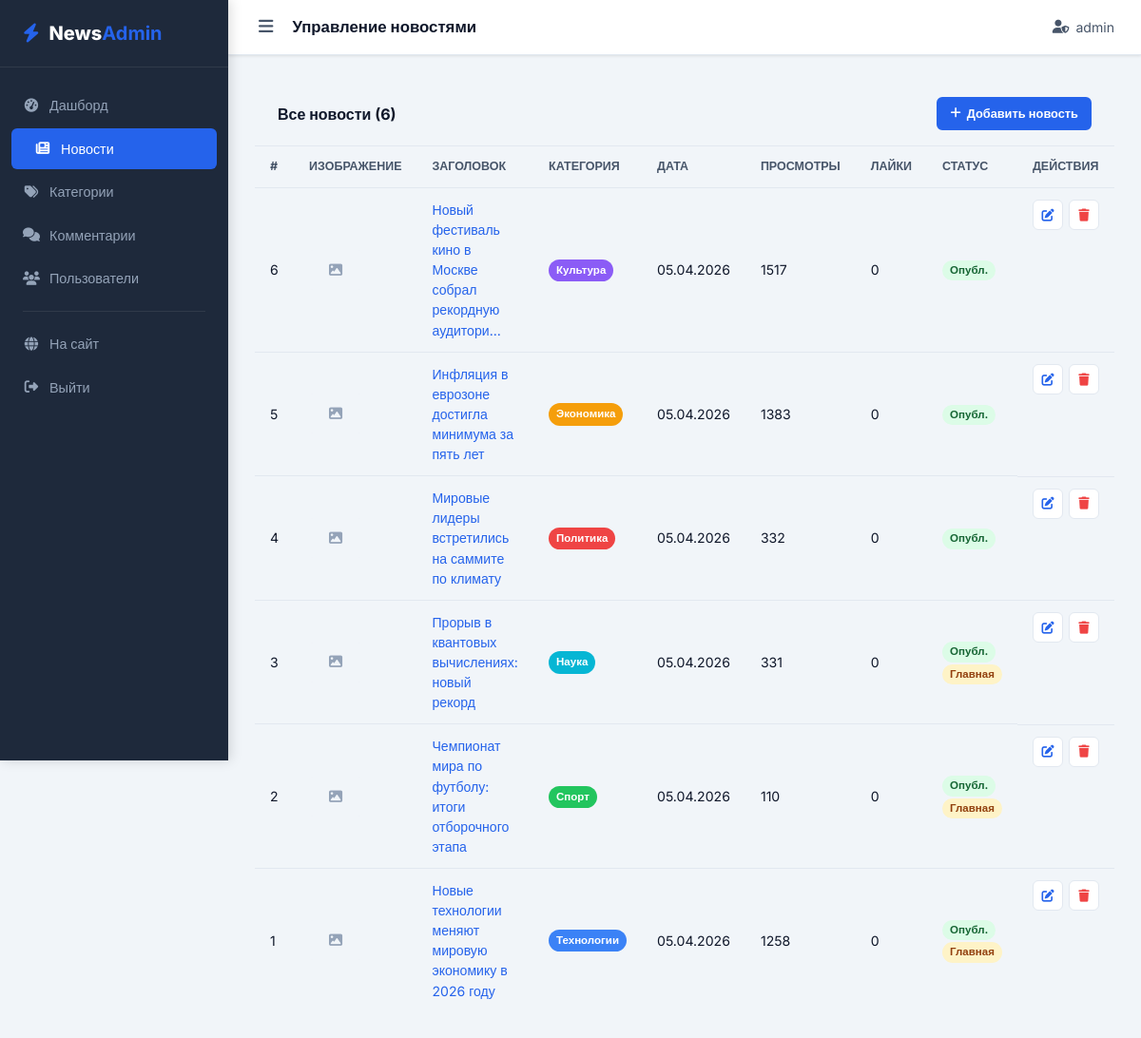
The page /admin/news (signed in) on the database its author committed.
### app/models/__init__.py (models this page shows, shortened)
class User(UserMixin, db.Model):
    __tablename__ = 'users'
    id = db.Column(db.Integer, primary_key=True)
    username = db.Column(db.String(64), unique=True, nullable=False)
    email = db.Column(db.String(120), unique=True, nullable=False)
    password_hash = db.Column(db.String(256), nullable=False)
    role = db.Column(db.String(20), default='user')  # Роль пользователя: 'admin' или 'user'
    avatar = db.Column(db.String(256), default='default_avatar.png')
    created_at = db.Column(db.DateTime, default=datetime.utcnow)
    is_active = db.Column(db.Boolean, default=True)
    comments = db.relationship('Comment', backref='author', lazy='dynamic', cascade='all, delete-orphan')
    likes = db.relationship('Like', backref='user', lazy='dynamic', cascade='all, delete-orphan')
    @property
    def is_admin(self):
        return self.role == 'admin'

class News(db.Model):
    __tablename__ = 'news'
    id = db.Column(db.Integer, primary_key=True)
    title = db.Column(db.String(256), nullable=False)
    slug = db.Column(db.String(256), unique=True, nullable=False)
    content = db.Column(db.Text, nullable=False)
    summary = db.Column(db.String(512))
    image = db.Column(db.String(256))
    category_id = db.Column(db.Integer, db.ForeignKey('categories.id'), nullable=False)
    author_id = db.Column(db.Integer, db.ForeignKey('users.id'), nullable=False)
    published_at = db.Column(db.DateTime, default=datetime.utcnow)
    is_published = db.Column(db.Boolean, default=True)
    is_featured = db.Column(db.Boolean, default=False)
    views_count = db.Column(db.Integer, default=0)
    author = db.relationship('User', backref='news_posts')
    comments = db.relationship('Comment', backref='news', lazy='dynamic', cascade='all, delete-orphan')
    likes = db.relationship('Like', backref='news', lazy='dynamic', cascade='all, delete-orphan')
    @property
    def likes_count(self):
        return self.likes.count()

class Category(db.Model):
    __tablename__ = 'categories'
    id = db.Column(db.Integer, primary_key=True)
    name = db.Column(db.String(64), unique=True, nullable=False)
    slug = db.Column(db.String(64), unique=True, nullable=False)
    color = db.Column(db.String(20), default='#3b82f6')
    icon = db.Column(db.String(64), default='fas fa-tag')
    news = db.relationship('News', backref='category', lazy='dynamic')

### app/views/admin_panel.py (the view)
@admin_bp.route('/news')
@login_required
@admin_required
def news_list():
    page = request.args.get('page', 1, type=int)
    news = News.query.order_by(News.published_at.desc()).paginate(page=page, per_page=20)
    return render_template('admin/news_list.html', news=news)

### app/models/__init__.py (called while the page is built)
@login_manager.user_loader
def load_user(user_id):
    return User.query.get(int(user_id))

### app/views/admin_panel.py (called while the page is built)
def admin_required(f):
    @wraps(f)
    def decorated(*args, **kwargs):
        if not current_user.is_authenticated or not current_user.is_admin:
            flash('Доступ запрещён.', 'danger')
            return redirect(url_for('main.index'))
        return f(*args, **kwargs)
    return decorated

### app/templates/admin/news_list.html (shortened to what this page needs)
{% extends 'admin/base_admin.html' %}
{% block page_title %}Управление новостями{% endblock %}
{% block content %}
<div class="admin-section-header">
    <h2>Все новости ({{ news.total }})</h2>
    <a href="{{ url_for('admin_panel.news_create') }}" class="btn btn-primary btn-sm">
        <i class="fas fa-plus"></i> Добавить новость
    </a>
</div>
<div class="admin-table-wrap">
    <table class="admin-table">
        <thead>
            <tr>
                <th>#</th>
                <th>Изображение</th>
                <th>Заголовок</th>
                <th>Категория</th>
                <th>Дата</th>
                <th>Просмотры</th>
                <th>Лайки</th>
                <th>Статус</th>
                <th>Действия</th>
            </tr>
        </thead>
        <tbody>
            {% for article in news.items %}
            <tr>
                <td>{{ article.id }}</td>
                <td>
                    {% if article.image %}
                    <img src="{{ url_for('static', filename='img/uploads/' + article.image) }}" class="thumb">
                    {% else %}
                    <div class="thumb-placeholder"><i class="fas fa-image"></i></div>
                    {% endif %}
                </td>
                <td><a href="{{ url_for('news.detail', slug=article.slug) }}" target="_blank">{{ article.title[:55] }}{% if article.title|length > 55 %}...{% endif %}</a></td>
                <td><span class="badge-sm" style="background: {{ article.category.color }}">{{ article.category.name }}</span></td>
                <td>{{ article.published_at.strftime('%d.%m.%Y') }}</td>
                <td>{{ article.views_count }}</td>
                <td>{{ article.likes_count }}</td>
                <td>
                    {% if article.is_published %}<span class="status-badge status-active">Опубл.</span>
                    {% else %}<span class="status-badge status-draft">Черновик</span>{% endif %}
                    {% if article.is_featured %}<span class="status-badge status-featured">Главная</span>{% endif %}
                </td>
                <td class="actions-cell">
                    <a href="{{ url_for('admin_panel.news_edit', news_id=article.id) }}" class="action-btn action-edit"><i class="fas fa-edit"></i></a>
                    <form method="post" action="{{ url_for('admin_panel.news_delete', news_id=article.id) }}" style="display:inline" onsubmit="return confirm('Удалить?')">
                        <button type="submit" class="action-btn action-delete"><i class="fas fa-trash"></i></button>
                    </form>
                </td>
            </tr>
            {% endfor %}
        </tbody>
    </table>
</div>
{% endblock %}

### app/templates/admin/base_admin.html (shortened to what this page needs)
<!DOCTYPE html>
<html lang="ru">
<head>
    <link rel="stylesheet" href="https://cdnjs.cloudflare.com/ajax/libs/font-awesome/6.5.0/css/all.min.css">
    <link rel="stylesheet" href="{{ url_for('static', filename='css/admin.css') }}">
</head>
<body class="admin-body">
<div class="admin-layout">
    <aside class="admin-sidebar" id="adminSidebar">
        <div class="admin-logo">
            <i class="fas fa-bolt"></i>
            <span>News<strong>Admin</strong></span>
        </div>
        <nav class="admin-nav">
            <a href="{{ url_for('admin_panel.dashboard') }}" class="{% if request.endpoint == 'admin_panel.dashboard' %}active{% endif %}">
                <i class="fas fa-tachometer-alt"></i> Дашборд
            </a>
            <a href="{{ url_for('admin_panel.news_list') }}" class="{% if 'news' in request.endpoint %}active{% endif %}">
                <i class="fas fa-newspaper"></i> Новости
            </a>
            <a href="{{ url_for('admin_panel.categories_list') }}" class="{% if 'categ' in request.endpoint %}active{% endif %}">
                <i class="fas fa-tags"></i> Категории
            </a>
            <a href="{{ url_for('admin_panel.comments_list') }}" class="{% if 'comment' in request.endpoint %}active{% endif %}">
                <i class="fas fa-comments"></i> Комментарии
            </a>
            <a href="{{ url_for('admin_panel.users_list') }}" class="{% if 'user' in request.endpoint %}active{% endif %}">
                <i class="fas fa-users"></i> Пользователи
            </a>
            <div class="admin-nav-divider"></div>
            <a href="{{ url_for('main.index') }}">
                <i class="fas fa-globe"></i> На сайт
            </a>
            <a href="{{ url_for('auth.logout') }}">
                <i class="fas fa-sign-out-alt"></i> Выйти
            </a>
        </nav>
    </aside>
    <div class="admin-main">
        <header class="admin-header">
            <button class="admin-toggle" id="adminToggle"><i class="fas fa-bars"></i></button>
            <div class="admin-header-title">{% block page_title %}Панель управления{% endblock %}</div>
            <div class="admin-header-user">
                <i class="fas fa-user-shield"></i> {{ current_user.username }}
            </div>
        </header>
        <div class="admin-content">
            {% block content %}{% endblock %}
        </div>
    </div>
</div>
</body>
</html>

### app/static/css/admin.css (style rules this page uses)
*, *::before, *::after { box-sizing: border-box; margin: 0; padding: 0; }
:root { --primary: #2563eb; --primary-dark: #1d4ed8; --primary-light: #dbeafe; --dark: #0f172a; --dark2: #1e293b; --gray: #475569; --gray-light: #94a3b8; --border: #e2e8f0; --bg: #f1f5f9; --white: #fff; --success: #22c55e; --danger: #ef4444; --warning: #f59e0b; --purple: #8b5cf6; --orange: #f97316; --radius: 10px; --radius-sm: 6px; --shadow: 0 1px 3px rgba(0,0,0,.1); --shadow-md: 0 4px 6px -1px rgba(0,0,0,.1); --sidebar-width: 240px; --transition: .2s ease; }
body { font-family: 'Inter', sans-serif; background: var(--bg); color: var(--dark); line-height: 1.5; }
a { color: var(--primary); text-decoration: none; }
.admin-layout { display: flex; min-height: 100vh; }
.admin-sidebar { width: var(--sidebar-width); background: var(--dark2); position: fixed; top: 0; left: 0; height: 100vh; display: flex; flex-direction: column; z-index: 100; transition: transform var(--transition); box-shadow: 2px 0 12px rgba(0,0,0,.15); }
.admin-logo { display: flex; align-items: center; gap: 10px; padding: 20px 24px; font-size: 1.25rem; font-weight: 800; color: #fff; border-bottom: 1px solid rgba(255,255,255,.08); }
.admin-logo i { color: var(--primary); }
.admin-logo strong { color: var(--primary); }
.admin-nav { flex: 1; padding: 16px 0; overflow-y: auto; }
.admin-nav a { display: flex; align-items: center; gap: 10px; padding: 11px 24px; color: #94a3b8; font-size: .9rem; font-weight: 500; transition: all var(--transition); margin: 2px 0; }
.admin-nav a.active { color: #fff; background: var(--primary); margin: 2px 12px; border-radius: var(--radius-sm); }
.admin-nav a i { width: 18px; text-align: center; }
.admin-nav-divider { height: 1px; background: rgba(255,255,255,.08); margin: 12px 24px; }
.admin-main { flex: 1; margin-left: var(--sidebar-width); display: flex; flex-direction: column; min-height: 100vh; }
.admin-header { background: var(--white); border-bottom: 1px solid var(--border); padding: 14px 28px; display: flex; align-items: center; gap: 16px; position: sticky; top: 0; z-index: 50; box-shadow: var(--shadow); }
.admin-toggle { background: none; border: none; cursor: pointer; font-size: 1.1rem; color: var(--gray); padding: 4px; }
.admin-header-title { font-size: 1.05rem; font-weight: 700; color: var(--dark); flex: 1; }
.admin-header-user { display: flex; align-items: center; gap: 7px; font-size: .88rem; color: var(--gray); }
.admin-content { padding: 28px; flex: 1; }
.admin-section-header { display: flex; align-items: center; justify-content: space-between; padding: 16px 24px; border-bottom: 1px solid var(--border); }
.admin-section-header h2 { font-size: 1rem; font-weight: 700; }
.admin-table-wrap { overflow-x: auto; }
.admin-table { width: 100%; border-collapse: collapse; }
.admin-table th { background: var(--bg); padding: 12px 16px; text-align: left; font-size: .78rem; font-weight: 700; text-transform: uppercase; color: var(--gray); white-space: nowrap; }
.admin-table td { padding: 12px 16px; border-top: 1px solid var(--border); font-size: .88rem; vertical-align: middle; }
.thumb-placeholder { width: 56px; height: 42px; background: var(--bg); border-radius: 4px; display: flex; align-items: center; justify-content: center; color: var(--gray-light); }
.badge-sm { display: inline-flex; align-items: center; gap: 4px; padding: 3px 8px; border-radius: 12px; font-size: .72rem; font-weight: 700; color: #fff; }
.status-badge { display: inline-flex; align-items: center; padding: 2px 8px; border-radius: 12px; font-size: .72rem; font-weight: 700; }
.status-active { background: #dcfce7; color: #166534; }
.status-featured { background: #fef3c7; color: #92400e; }
.actions-cell { display: flex; gap: 6px; align-items: center; }
.action-btn { width: 32px; height: 32px; border-radius: var(--radius-sm); border: 1px solid var(--border); background: var(--white); cursor: pointer; display: flex; align-items: center; justify-content: center; font-size: .82rem; transition: all var(--transition); }
.action-edit { color: var(--primary); }
.action-delete { color: var(--danger); }
.btn { display: inline-flex; align-items: center; gap: 6px; padding: 9px 20px; border-radius: var(--radius-sm); font-size: .88rem; font-weight: 600; cursor: pointer; border: 2px solid transparent; transition: all var(--transition); text-decoration: none; }
.btn-primary { background: var(--primary); color: #fff; border-color: var(--primary); }
.btn-sm { padding: 6px 12px; font-size: .8rem; }

### rows shown on the page
User: username "admin"
News: id "6", title "Новый фестиваль кино в Москве собрал рекордную аудитори", category.name "Культура", published_at "05.04.2026", views_count "1517", likes_count "0", is_published "Опубл."
News: id "5", title "Инфляция в еврозоне достигла минимума за пять лет", category.name "Экономика", published_at "05.04.2026", views_count "1383", likes_count "0", is_published "Опубл."
News: id "4", title "Мировые лидеры встретились на саммите по климату", category.name "Политика", published_at "05.04.2026", views_count "332", likes_count "0", is_published "Опубл."
News: id "3", title "Прорыв в квантовых вычислениях: новый рекорд", category.name "Наука", published_at "05.04.2026", views_count "331", likes_count "0", is_published "Опубл.", is_featured "Главная"
News: id "2", title "Чемпионат мира по футболу: итоги отборочного этапа", category.name "Спорт", published_at "05.04.2026", views_count "110", likes_count "0", is_published "Опубл.", is_featured "Главная"
News: id "1", title "Новые технологии меняют мировую экономику в 2026 году", category.name "Технологии", published_at "05.04.2026", views_count "1258", likes_count "0", is_published "Опубл.", is_featured "Главная"

### other values the page prints
{{ news.total }} "6"
